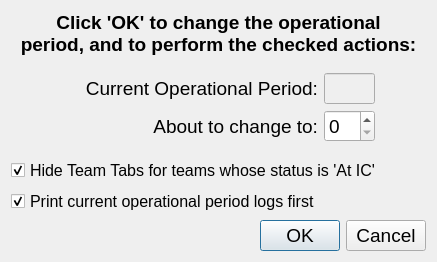
<?xml version="1.0" encoding="UTF-8"?>
<ui version="4.0">
 <class>opPeriodDialog</class>
 <widget class="QDialog" name="opPeriodDialog">
  <property name="geometry">
   <rect>
    <x>0</x>
    <y>0</y>
    <width>437</width>
    <height>262</height>
   </rect>
  </property>
  <property name="windowTitle">
   <string>Change Operational Period</string>
  </property>
  <layout class="QVBoxLayout" name="verticalLayout">
   <item>
    <widget class="QLabel" name="label">
     <property name="font">
      <font>
       <family>Segoe UI</family>
       <pointsize>14</pointsize>
       <weight>75</weight>
       <bold>true</bold>
      </font>
     </property>
     <property name="text">
      <string>Click 'OK' to change the operational
period, and to perform the checked actions:</string>
     </property>
     <property name="alignment">
      <set>Qt::AlignCenter</set>
     </property>
    </widget>
   </item>
   <item>
    <spacer name="verticalSpacer">
     <property name="orientation">
      <enum>Qt::Vertical</enum>
     </property>
     <property name="sizeHint" stdset="0">
      <size>
       <width>20</width>
       <height>10</height>
      </size>
     </property>
    </spacer>
   </item>
   <item>
    <layout class="QGridLayout" name="gridLayout" columnstretch="1,5,1,1">
     <property name="sizeConstraint">
      <enum>QLayout::SetMinimumSize</enum>
     </property>
     <property name="bottomMargin">
      <number>0</number>
     </property>
     <item row="0" column="1">
      <widget class="QLabel" name="label_2">
       <property name="font">
        <font>
         <family>Segoe UI</family>
         <pointsize>14</pointsize>
        </font>
       </property>
       <property name="text">
        <string>Current Operational Period:</string>
       </property>
       <property name="alignment">
        <set>Qt::AlignRight|Qt::AlignTrailing|Qt::AlignVCenter</set>
       </property>
      </widget>
     </item>
     <item row="0" column="0">
      <spacer name="horizontalSpacer">
       <property name="orientation">
        <enum>Qt::Horizontal</enum>
       </property>
       <property name="sizeType">
        <enum>QSizePolicy::MinimumExpanding</enum>
       </property>
       <property name="sizeHint" stdset="0">
        <size>
         <width>20</width>
         <height>20</height>
        </size>
       </property>
      </spacer>
     </item>
     <item row="1" column="1">
      <widget class="QLabel" name="label_3">
       <property name="font">
        <font>
         <family>Segoe UI</family>
         <pointsize>14</pointsize>
        </font>
       </property>
       <property name="text">
        <string>About to change to:</string>
       </property>
       <property name="alignment">
        <set>Qt::AlignRight|Qt::AlignTrailing|Qt::AlignVCenter</set>
       </property>
      </widget>
     </item>
     <item row="0" column="2">
      <widget class="QLineEdit" name="currentOpPeriodField">
       <property name="enabled">
        <bool>false</bool>
       </property>
       <property name="font">
        <font>
         <family>Segoe UI</family>
         <pointsize>14</pointsize>
        </font>
       </property>
      </widget>
     </item>
     <item row="1" column="3">
      <spacer name="horizontalSpacer_2">
       <property name="orientation">
        <enum>Qt::Horizontal</enum>
       </property>
       <property name="sizeType">
        <enum>QSizePolicy::MinimumExpanding</enum>
       </property>
       <property name="sizeHint" stdset="0">
        <size>
         <width>20</width>
         <height>20</height>
        </size>
       </property>
      </spacer>
     </item>
     <item row="1" column="2">
      <widget class="QSpinBox" name="newOpPeriodField">
       <property name="font">
        <font>
         <family>Segoe UI</family>
         <pointsize>14</pointsize>
        </font>
       </property>
      </widget>
     </item>
    </layout>
   </item>
   <item>
    <spacer name="verticalSpacer_2">
     <property name="orientation">
      <enum>Qt::Vertical</enum>
     </property>
     <property name="sizeHint" stdset="0">
      <size>
       <width>20</width>
       <height>10</height>
      </size>
     </property>
    </spacer>
   </item>
   <item>
    <widget class="QCheckBox" name="deleteTabsCheckBox">
     <property name="sizePolicy">
      <sizepolicy hsizetype="Minimum" vsizetype="Minimum">
       <horstretch>0</horstretch>
       <verstretch>0</verstretch>
      </sizepolicy>
     </property>
     <property name="font">
      <font>
       <family>Segoe UI</family>
       <pointsize>12</pointsize>
      </font>
     </property>
     <property name="text">
      <string>Hide Team Tabs for teams whose status is 'At IC'</string>
     </property>
     <property name="checked">
      <bool>true</bool>
     </property>
    </widget>
   </item>
   <item>
    <widget class="QCheckBox" name="printCheckBox">
     <property name="sizePolicy">
      <sizepolicy hsizetype="Minimum" vsizetype="Minimum">
       <horstretch>0</horstretch>
       <verstretch>0</verstretch>
      </sizepolicy>
     </property>
     <property name="font">
      <font>
       <family>Segoe UI</family>
       <pointsize>12</pointsize>
      </font>
     </property>
     <property name="text">
      <string>Print current operational period logs first</string>
     </property>
     <property name="checked">
      <bool>true</bool>
     </property>
    </widget>
   </item>
   <item>
    <widget class="QDialogButtonBox" name="buttonBox">
     <property name="font">
      <font>
       <family>Segoe UI</family>
       <pointsize>14</pointsize>
      </font>
     </property>
     <property name="orientation">
      <enum>Qt::Horizontal</enum>
     </property>
     <property name="standardButtons">
      <set>QDialogButtonBox::Cancel|QDialogButtonBox::Ok</set>
     </property>
    </widget>
   </item>
  </layout>
 </widget>
 <resources/>
 <connections>
  <connection>
   <sender>buttonBox</sender>
   <signal>accepted()</signal>
   <receiver>opPeriodDialog</receiver>
   <slot>accept()</slot>
   <hints>
    <hint type="sourcelabel">
     <x>257</x>
     <y>220</y>
    </hint>
    <hint type="destinationlabel">
     <x>157</x>
     <y>229</y>
    </hint>
   </hints>
  </connection>
  <connection>
   <sender>buttonBox</sender>
   <signal>rejected()</signal>
   <receiver>opPeriodDialog</receiver>
   <slot>reject()</slot>
   <hints>
    <hint type="sourcelabel">
     <x>325</x>
     <y>220</y>
    </hint>
    <hint type="destinationlabel">
     <x>286</x>
     <y>229</y>
    </hint>
   </hints>
  </connection>
  <connection>
   <sender>newOpPeriodField</sender>
   <signal>valueChanged(int)</signal>
   <receiver>opPeriodDialog</receiver>
   <slot>deselectAfterChange()</slot>
   <hints>
    <hint type="sourcelabel">
     <x>328</x>
     <y>116</y>
    </hint>
    <hint type="destinationlabel">
     <x>424</x>
     <y>112</y>
    </hint>
   </hints>
  </connection>
 </connections>
 <slots>
  <slot>deselectAfterChange()</slot>
 </slots>
</ui>
